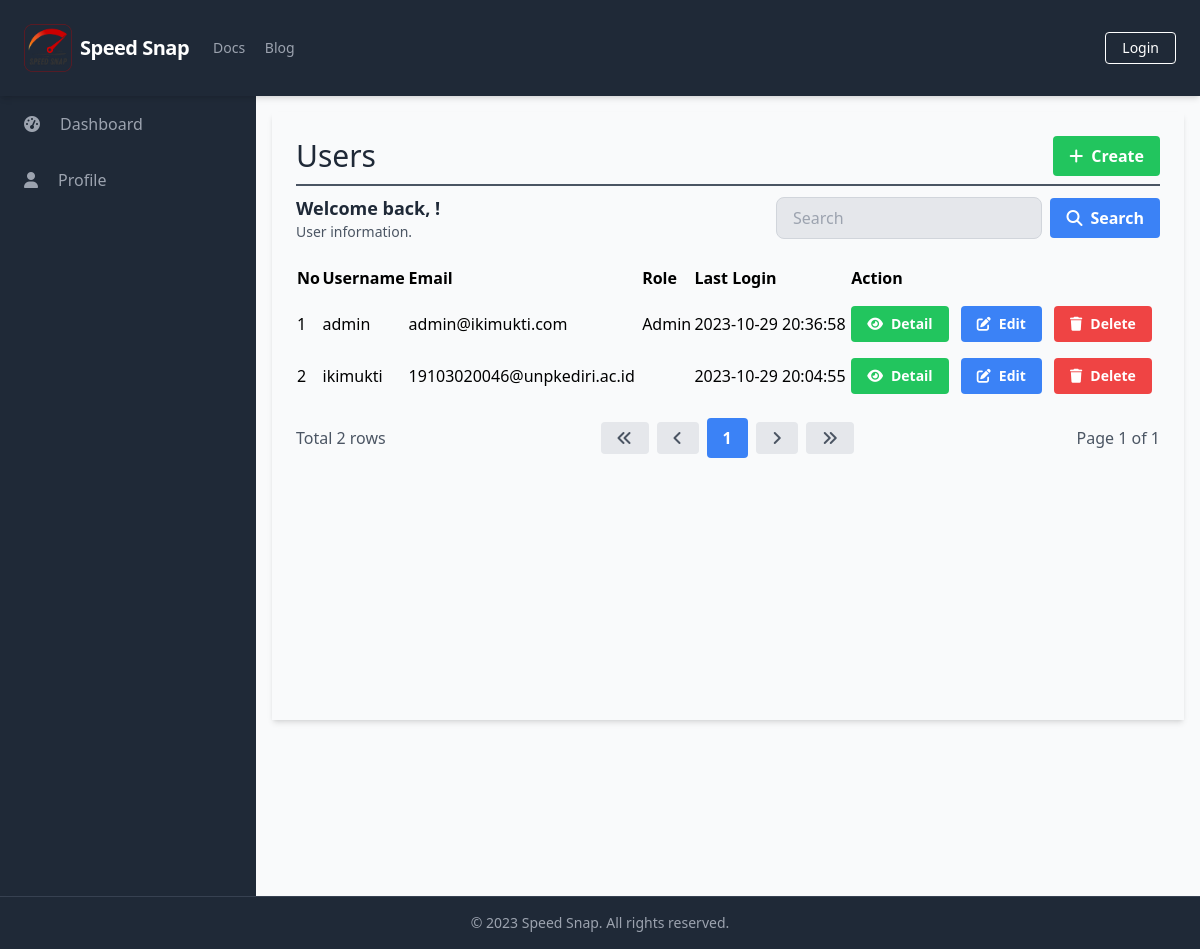
Page /manage_users/manage_users_list.php on the committed database.
### tables this page shows
CREATE TABLE `Users` (
  `UserID` int(11) NOT NULL,
  `Username` varchar(50) NOT NULL,
  `Password` varchar(255) NOT NULL,
  `Email` varchar(100) NOT NULL,
  `FullName` varchar(100) DEFAULT NULL,
  `DateOfBirth` date DEFAULT NULL,
  `Gender` varchar(10) DEFAULT NULL,
  `Address` text DEFAULT NULL,
  `PhoneNumber` varchar(20) DEFAULT NULL,
  `RoleID` int(11) DEFAULT NULL,
  `AccountCreationDate` timestamp NOT NULL DEFAULT current_timestamp() ON UPDATE current_timestamp(),
  `LastLogin` datetime DEFAULT NULL,
  `AccountStatus` varchar(20) DEFAULT NULL,
  `ProfilePictureURL` varchar(255) DEFAULT NULL,
  `ActivationStatus` varchar(20) DEFAULT NULL
);

CREATE TABLE `Role` (
  `RoleID` int(11) NOT NULL,
  `RoleName` varchar(50) NOT NULL
);

### database/connection.php (called while the page is built, shortened)
<?php
$baseUrl = "http://localhost/final_project_deni_2023/";
$baseTitle = "Speed Snap";
$baseLogoUrl = "http://localhost/final_project_deni_2023/static/logo.png";

### public/manage_users/manage_users_list.php (the view, shortened to what this page needs)
<?php
require_once('../../database/connection.php');
?>
<?php include_once('../components/header.php'); ?>
<div class="h-screen flex flex-col">
    <?php include('../components/navbar.php'); ?>
    <div class="flex-grow bg-gray-50 flex flex-row shadow-md">
        <?php include('../components/sidebar.php'); ?>
        <main class=" bg-gray-50 flex flex-col flex-1 overflow-y-scroll h-screen flex-shrink-0 sc-hide pb-40">
            <div class="flex items-start justify-start p-6 shadow-md m-4 flex-1 flex-col">
                <div class="flex flex-row justify-between items-center w-full border-b-2 border-gray-600 mb-2 pb-2">
                    <h1 class="text-3xl text-gray-800 font-semibol w-full">Users</h1>
                    <div class="flex flex-row justify-end items-center">
                        <a href="<?php echo $baseUrl; ?>public/manage_users/manage_users_create.php" class="bg-green-500 hover-bg-green-700 text-white font-bold py-2 px-4 rounded inline-flex items-center">
                            <i class="fas fa-plus mr-2"></i>
                            <span>Create</span>
                        </a>
                    </div>
                </div>
                <div class="flex flex-col w-full">
                    <div class="flex flex-row justify-between items-center w-full mb-2 pb-2">
                        <div>
                            <h2 class="text-lg text-gray-800 font-semibold">Welcome back, <?php echo $_SESSION['FullName']; ?>!</h2>
                            <p class="text-gray-600 text-sm">User information.</p>
                        </div>
                        <form class="flex items-center justify-end space-x-2 w-96">
                            <input type="text" name="search" class="bg-gray-200 focus-bg-white focus-outline-none border border-gray-300 rounded-lg py-2 px-4 block w-full appearance-none leading-normal" placeholder="Search" value="<?php echo isset($_GET['search']) ? $_GET['search'] : ''; ?>">
                            <button type="submit" class="bg-blue-500 hover-bg-blue-700 text-white font-bold py-2 px-4 rounded space-x-2 inline-flex items-center">
                                <i class="fas fa-search"></i>
                                <span>Search</span>
                            </button>
                        </form>
                    </div>
                    <table class="min-w-full">
                        <thead>
                            <tr>
                                <th class="text-left py-2">No</th>
                                <th class="text-left py-2">Username</th>
                                <th class="text-left py-2">Email</th>
                                <th class="text-left py-2">Role</th>
                                <th class="text-left py-2">Last Login</th>
                                <th class="text-left py-2">Action</th>
                            </tr>
                        </thead>
                        <tbody>
                            <?php
                            $searchTerm = isset($_GET['search']) ? $_GET['search'] : '';
                            $page = isset($_GET['page']) ? $_GET['page'] : 1;
                            $query = "SELECT u.UserID, u.Username, u.Email, r.RoleName, u.LastLogin FROM Users u
                                      LEFT JOIN Role r ON u.RoleID = r.RoleID
                                      WHERE u.Username LIKE '%$searchTerm%' OR u.Email LIKE '%$searchTerm%'
                                      LIMIT 15 OFFSET " . ($page - 1) * 15;
                            $result = $conn->query($query);
                            $queryCount = "SELECT COUNT(*) AS count FROM Users WHERE Username LIKE '%$searchTerm%' OR Email LIKE '%$searchTerm%'";
                            $resultCount = $conn->query($queryCount);
                            $rowCount = $resultCount->fetch_assoc()['count'];
                            $totalPage = ceil($rowCount / 15);
                            $no = 1;
                            while ($row = $result->fetch_assoc()) {
                            ?>
                                <tr>
                                    <td class="py-2"><?php echo $no++; ?></td>
                                    <td class="py-2"><?php echo $row['Username']; ?></td>
                                    <td class="py-2"><?php echo $row['Email']; ?></td>
                                    <td class="py-2"><?php echo $row['RoleName']; ?></td>
                                    <td class="py-2"><?php echo $row['LastLogin']; ?></td>
                                    <td class='py-2'>
                                        <a href="<?php echo $baseUrl; ?>public/manage_users/manage_users_detail.php?id=<?php echo $row['UserID'] ?>" class='bg-green-500 hover-bg-green-700 text-white font-bold py-2 px-4 rounded inline-flex items-center mr-2 text-sm'>
                                            <i class='fas fa-eye mr-2'></i>
                                            <span>Detail</span>
                                        </a>
                                        <a href="<?php echo $baseUrl; ?>public/manage_users/manage_users_update.php?id=<?php echo $row['UserID'] ?>" class='bg-blue-500 hover-bg-blue-700 text-white font-bold py-2 px-4 rounded inline-flex items-center mr-2 text-sm'>
                                            <i class='fas fa-edit mr-2'></i>
                                            <span>Edit</span>
                                        </a>
                                        <a href="#" onclick="confirmDelete(<?php echo $row['UserID']; ?>)" class='bg-red-500 hover-bg-red-700 text-white font-bold py-2 px-4 rounded inline-flex items-center text-sm'>
                                            <i class='fas fa-trash mr-2'></i>
                                            <span>Delete</span>
                                        </a>
                                    </td>
                                </tr>
                            <?php
                            }
                            ?>
                        </tbody>
                    </table>
                    <div class="flex flex-row justify-between items-center w-full mt-4">
                        <div class="flex flex-row justify-start items-center">
                            <span class="text-gray-600">Total <?php echo $rowCount; ?> rows</span>
                        </div>
                        <div class="flex flex-row justify-end items-center space-x-2">
                            <a href="?page=1&search=<?php echo $searchTerm; ?>" class="bg-gray-200 hover-bg-gray-300 text-gray-600 font-bold py-2 px-4 rounded inline-flex items-center">
                                <i class="fas fa-angle-double-left"></i>
                            </a>
                            <a href="?page=<?php if ($page == 1) {
                                                echo $page;
                                            } else {
                                                echo $page - 1;
                                            } ?>&search=<?php echo $searchTerm; ?>" class="bg-gray-200 hover-bg-gray-300 text-gray-600 font-bold py-2 px-4 rounded inline-flex items-center">
                                <i class="fas fa-angle-left"></i>
                            </a>
                            <?php
                            $startPage = $page - 2;
                            $endPage = $page + 2;
                            if ($startPage < 1) {
                                $endPage += abs($startPage) + 1;
                                $startPage = 1;
                            }
                            if ($endPage > $totalPage) {
                                $startPage -= $endPage - $totalPage;
                                $endPage = $totalPage;
                            }
                            if ($startPage < 1) {
                                $startPage = 1;
                            }
                            for ($i = $startPage; $i <= $endPage; $i++) {
                                if ($i == $page) {
                                    echo "<a href='?page=$i&search=$searchTerm' class='bg-blue-500 hover-bg-blue-700 text-white font-bold py-2 px-4 rounded inline-flex items-center'>$i</a>";
                                } else {
                                    echo "<a href='?page=$i&search=$searchTerm' class='bg-gray-200 hover-bg-gray-300 text-gray-600 font-bold py-2 px-4 rounded inline-flex items-center'>$i</a>";
                                }
                            }
                            ?>
                            <a href="?page=<?php if ($page == $totalPage) {
                                                echo $page;
                                            } else {
                                                echo $page + 1;
                                            } ?>&search=<?php echo $searchTerm; ?>" class="bg-gray-200 hover-bg-gray-300 text-gray-600 font-bold py-2 px-4 rounded inline-flex items-center">
                                <i class="fas fa-angle-right"></i>
                            </a>
                            <a href="?page=<?php echo $totalPage; ?>&search=<?php echo $searchTerm; ?>" class="bg-gray-200 hover-bg-gray-300 text-gray-600 font-bold py-2 px-4 rounded inline-flex items-center">
                                <i class="fas fa-angle-double-right"></i>
                            </a>
                        </div>
                        <div class="flex flex-row justify-end items-center ml-2">
                            <span class="text-gray-600">Page <?php echo $page; ?> of <?php echo $totalPage; ?></span>
                        </div>
                    </div>
                </div>
        </main>
    </div>
    <?php include('../components/footer.php'); ?>
</div>
</body>
</html>

### public/components/header.php (shortened to what this page needs)
<!DOCTYPE html>
<html lang="en">
<head>
    <link rel="stylesheet" href="<?php echo $baseUrl; ?>dist/output.css">
    <link rel="stylesheet" href="https://cdn.jsdelivr.net/npm/sweetalert2@11/dist/sweetalert2.min.css">
</head>
<body class="overflow-hidden">

### public/components/navbar.php (shortened to what this page needs)
<nav class="flex items-center justify-between flex-wrap bg-gray-800 p-6 shadow-md sticky top-0">
    <div class="flex items-center flex-shrink-0 text-white mr-6 ">
        <a href="<?php echo $baseUrl; ?>public/index.php" class="flex items-center space-x-2">
            <img src="<?php echo $baseLogoUrl; ?>" alt="Logo" class="w-12" />
            <span class="font-semibold text-xl tracking-tight"><?php echo $baseTitle; ?></span>
        </a>
    </div>
    <div class="w-full block flex-grow lg:flex lg:items-center lg:w-auto">
        <div class="text-sm lg:flex-grow">
            <a href="#responsive-header" class="block mt-4 lg:inline-block lg:mt-0 text-gray-400 hover:text-white mr-4">
                Docs
            </a>
            <a href="#responsive-header" class="block mt-4 lg:inline-block lg:mt-0 text-gray-400 hover:text-white">
                Blog
            </a>
        </div>
        <div>
            <?php
            if (isset($_SESSION['UserID'])) {
                echo '<a href="javascript:void(0);" onclick="confirmLogout()" class="inline-block text-sm px-4 py-2 leading-none border rounded text-white border-white hover:border-transparent hover:text-gray-500 hover:bg-white mt-4 lg:mt-0">Logout</a>';
            } else {
                echo '<a href="login.php" class="inline-block text-sm px-4 py-2 leading-none border rounded text-white border-white hover:border-transparent hover:text-gray-500 hover:bg-white mt-4 lg:mt-0">Login</a>';
            }
            ?>
        </div>
    </div>
</nav>

### public/components/sidebar.php (shortened to what this page needs)
<aside class="bg-gray-800 text-white w-64 overflow-y-scroll h-screen flex-shrink-0 sc-hide">
    <ul class="text-gray-400">
        <li class="px-6 py-4 hover:bg-gray-700 cursor-pointer space-x-2 flex items-center">
            <i class="fas fa-tachometer-alt mr-3"></i>
            <a href="../systems/dashboard.php">Dashboard</a>
        </li>
        <li class="px-6 py-4 hover-bg-gray-700 cursor-pointer space-x-2 flex items-center">
            <i class="fas fa-user mr-3"></i>
            <a href="../profiles/profile.php">Profile</a>
        </li>
    </ul>
    <hr class="mt-60 border-transparent">
</aside>

### public/components/footer.php (shortened to what this page needs)
<footer class="bg-gray-800 text-gray-400 py-4 shadow-md mt-auto sticky bottom-0 border-t border-gray-700">
    <div class="container mx-auto text-center text-sm">
        <p>&copy; 2023 <?php echo $baseTitle; ?>. All rights reserved.</p>
    </div>
</footer>

### rows in the picture
users: Username "admin", Email "admin@ikimukti.com", RoleID.RoleName "Admin", LastLogin "2023-10-29 20:36:58"
users: Username "ikimukti", Email "19103020046@unpkediri.ac.id", LastLogin "2023-10-29 20:04:55"

### other values in the picture
$baseTitle "Speed Snap"
$rowCount "2"
$page "1"
$totalPage "1"
